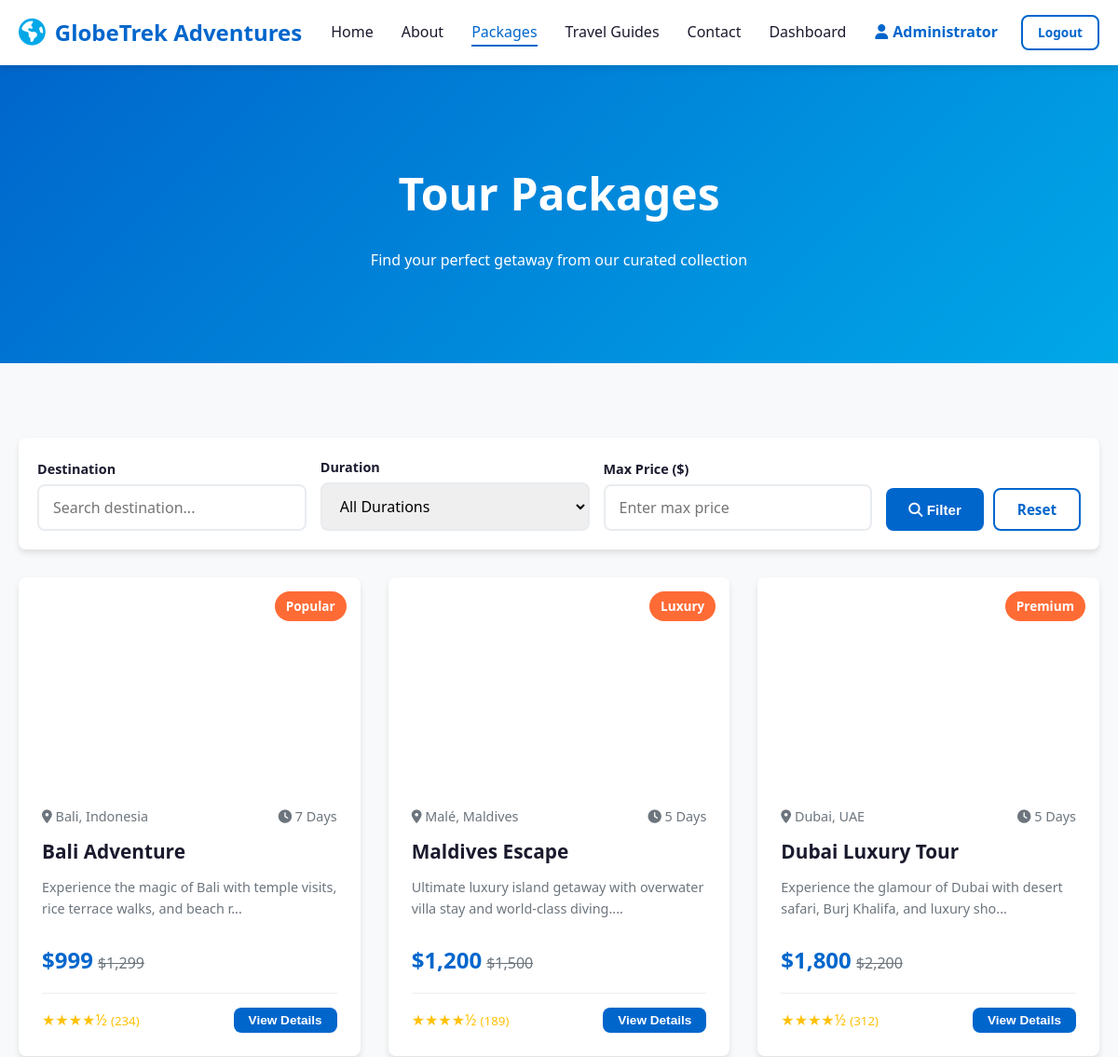
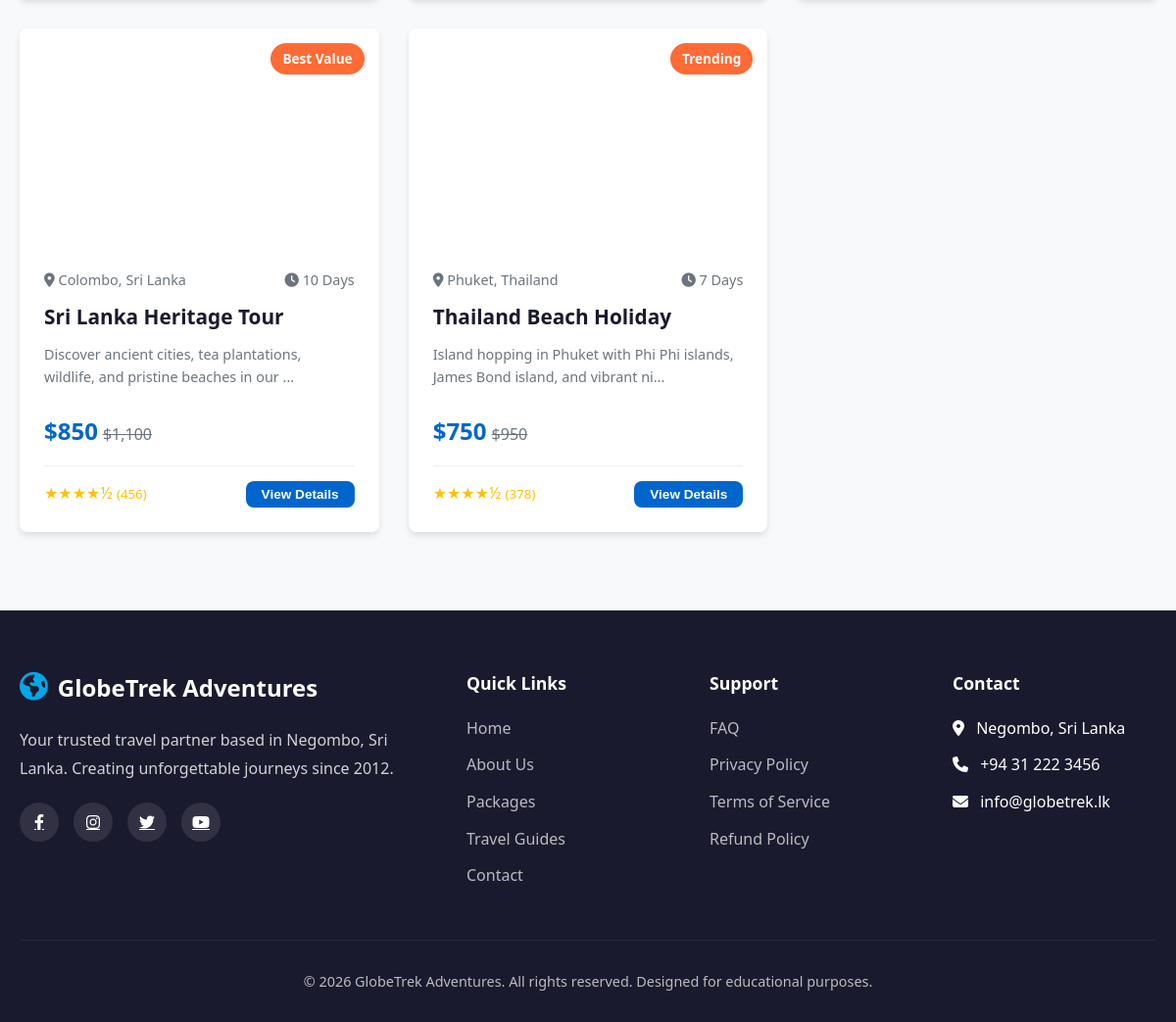
The app's page /packages.php (signed in) with its own data (2 pictures, top to bottom).
### tables this page shows
CREATE TABLE IF NOT EXISTS packages (
    id INT AUTO_INCREMENT PRIMARY KEY,
    name VARCHAR(100) NOT NULL,
    destination VARCHAR(100) NOT NULL,
    duration INT NOT NULL,
    price INT NOT NULL,
    original_price INT,
    rating DECIMAL(3,2) DEFAULT 5.0,
    reviews INT DEFAULT 0,
    image VARCHAR(255),
    badge VARCHAR(50),
    description TEXT NOT NULL,
    hotel VARCHAR(255),
    transport VARCHAR(255),
    activities TEXT
);

### packages.php (the view, shortened to what this page needs)
<?php
require_once 'db.php';
$dest = isset($_GET['dest']) ? trim($_GET['dest']) : '';
$price = isset($_GET['price']) ? trim($_GET['price']) : '';
try {
    $sql = "SELECT * FROM packages WHERE 1=1";
    $params = [];
    $stmt = $pdo->prepare($sql);
    $stmt->execute($params);
    $all_packages = $stmt->fetchAll();
} catch (PDOException $e) {
    die("Database query failed: " . $e->getMessage());
}
include 'header.php';
?>
<section id="packages" class="page-section">
    <div class="about-hero" style="height: 40vh; min-height: 300px;">
        <h1>Tour Packages</h1>
        <p>Find your perfect getaway from our curated collection</p>
    </div>
    <div class="section">
        <form method="GET" action="packages.php" class="filters-bar">
            <div class="filter-group">
                <label for="filterDest">Destination</label>
                <input type="text" class="form-control" name="dest" id="filterDest" placeholder="Search destination..." value="<?php echo htmlspecialchars($dest); ?>">
            </div>
            <div class="filter-group">
                <label for="filterDuration">Duration</label>
                <select class="form-control" name="dur" id="filterDuration">
                    <option value="">All Durations</option>
                </select>
            </div>
            <div class="filter-group">
                <label for="filterPrice">Max Price ($)</label>
                <input type="number" class="form-control" name="price" id="filterPrice" placeholder="Enter max price" value="<?php echo htmlspecialchars($price); ?>">
            </div>
            <div style="display: flex; gap: 10px; align-items: flex-end;">
                <button type="submit" class="btn btn-primary" style="height: 46px;"><i class="fas fa-search"></i> Filter</button>
                <a href="packages.php" class="btn btn-outline" style="height: 46px; display: flex; align-items: center; justify-content: center;">Reset</a>
            </div>
        </form>
        <div class="packages-grid" id="allPackages">
            <?php if (count($all_packages) > 0): ?>
                <?php foreach ($all_packages as $p): ?>
                    <div class="package-card" onclick="window.location.href='package-details.php?id=<?php echo $p['id']; ?>'">
                        <div class="package-image" style="background-image:url('<?php echo $p['image']; ?>')">
                            <span class="package-badge"><?php echo htmlspecialchars($p['badge']); ?></span>
                        </div>
                        <div class="package-content">
                            <div class="package-meta">
                                <span><i class="fas fa-map-marker-alt"></i> <?php echo htmlspecialchars($p['destination']); ?></span>
                                <span><i class="fas fa-clock"></i> <?php echo htmlspecialchars($p['duration']); ?> Days</span>
                            </div>
                            <h3 class="package-title"><?php echo htmlspecialchars($p['name']); ?></h3>
                            <p style="color:var(--gray); font-size:0.9rem; margin-bottom:10px;"><?php echo htmlspecialchars(substr($p['description'], 0, 80)); ?>...</p>
                            <div class="package-price">
                                <span class="price-tag">$<?php echo number_format($p['price']); ?></span>
                                <span class="price-original">$<?php echo number_format($p['original_price']); ?></span>
                            </div>
                            <div class="package-footer">
                                <span class="rating"><?php echo str_repeat('★', floor($p['rating'])); ?><?php echo ($p['rating'] - floor($p['rating']) > 0) ? '½' : ''; ?> <small>(<?php echo $p['reviews']; ?>)</small></span>
                                <button class="btn btn-primary btn-sm">View Details</button>
                            </div>
                        </div>
                    </div>
                <?php endforeach; ?>
            <?php endif; ?>
        </div>
    </div>
</section>
<?php include 'footer.php'; ?>

### style.css (style rules this page uses)
:root { --primary: #0066cc; --primary-dark: #004d99; --secondary: #00a8e8; --accent: #ff6b35; --dark: #1a1a2e; --light: #f8f9fa; --white: #ffffff; --gray: #6c757d; --success: #28a745; --warning: #ffc107; --danger: #dc3545; --shadow: 0 4px 6px rgba(0,0,0,0.1); --shadow-lg: 0 10px 25px rgba(0,0,0,0.15); --radius: 8px; --transition: all 0.3s ease; }
* { margin: 0; padding: 0; box-sizing: border-box; }
body { font-family: 'Segoe UI', Tahoma, Geneva, Verdana, sans-serif; line-height: 1.6; color: var(--dark); background: var(--light); overflow-x: hidden; }
.btn { padding: 10px 24px; border: none; border-radius: var(--radius); cursor: pointer; font-weight: 600; transition: var(--transition); text-decoration: none; display: inline-block; font-size: 0.95rem; text-align: center; }
.btn-primary { background: var(--primary); color: var(--white); }
.btn-outline { background: transparent; color: var(--primary); border: 2px solid var(--primary); }
.btn-sm { padding: 6px 16px; font-size: 0.85rem; }
.page-section { display: block; animation: fadeIn 0.5s ease; }
.form-control { padding: 12px 15px; border: 2px solid #e9ecef; border-radius: var(--radius); font-size: 1rem; transition: var(--transition); font-family: inherit; width: 100%; }
.section { padding: 80px 20px; max-width: 1200px; margin: 0 auto; }
.packages-grid { display: grid; grid-template-columns: repeat(auto-fill, minmax(300px, 1fr)); gap: 30px; }
.package-card { background: var(--white); border-radius: var(--radius); overflow: hidden; box-shadow: var(--shadow); transition: var(--transition); cursor: pointer; display: flex; flex-direction: column; height: 100%; }
.package-image { height: 220px; background-size: cover; background-position: center; position: relative; }
.package-badge { position: absolute; top: 15px; right: 15px; background: var(--accent); color: var(--white); padding: 5px 12px; border-radius: 20px; font-size: 0.85rem; font-weight: 600; }
.package-content { padding: 25px; display: flex; flex-direction: column; flex-grow: 1; }
.package-meta { display: flex; justify-content: space-between; align-items: center; margin-bottom: 10px; color: var(--gray); font-size: 0.9rem; }
.package-title { font-size: 1.3rem; margin-bottom: 10px; color: var(--dark); }
.package-price { display: flex; align-items: baseline; gap: 5px; margin: 15px 0; }
.price-tag { font-size: 1.5rem; font-weight: 700; color: var(--primary); }
.price-original { text-decoration: line-through; color: var(--gray); font-size: 1rem; }
.package-footer { display: flex; justify-content: space-between; align-items: center; margin-top: auto; padding-top: 15px; border-top: 1px solid #eee; }
.rating { color: var(--warning); }
.about-hero { background: linear-gradient(135deg, var(--primary), var(--secondary)); color: var(--white); padding: 100px 20px; text-align: center; }
.about-hero h1 { font-size: 3rem; margin-bottom: 20px; }
.filters-bar { background: var(--white); padding: 20px; border-radius: var(--radius); box-shadow: var(--shadow); margin-bottom: 30px; display: flex; gap: 15px; flex-wrap: wrap; align-items: end; }
.filter-group { flex: 1; min-width: 200px; }
.filter-group label { display: block; margin-bottom: 5px; font-weight: 600; font-size: 0.9rem; }

### records on screen
packages: badge "Popular", destination "Bali, Indonesia", duration "7", name "Bali Adventure", description "Experience the magic of Bali with temple visits, rice terrace walks, and beach r", price "999", original_price "1,299", rating "★★★★", shows "½", reviews "234"
packages: badge "Luxury", destination "Malé, Maldives", duration "5", name "Maldives Escape", description "Ultimate luxury island getaway with overwater villa stay and world-class diving.", price "1,200", original_price "1,500", rating "★★★★", shows "½", reviews "189"
packages: badge "Premium", destination "Dubai, UAE", duration "5", name "Dubai Luxury Tour", description "Experience the glamour of Dubai with desert safari, Burj Khalifa, and luxury sho", price "1,800", original_price "2,200", rating "★★★★", shows "½", reviews "312"
packages: badge "Best Value", destination "Colombo, Sri Lanka", duration "10", name "Sri Lanka Heritage Tour", description "Discover ancient cities, tea plantations, wildlife, and pristine beaches in our", price "850", original_price "1,100", rating "★★★★", shows "½", reviews "456"
packages: badge "Trending", destination "Phuket, Thailand", duration "7", name "Thailand Beach Holiday", description "Island hopping in Phuket with Phi Phi islands, James Bond island, and vibrant ni", price "750", original_price "950", rating "★★★★", shows "½", reviews "378"

### other values on screen
$_SESSION['user_name'] "Administrator"
